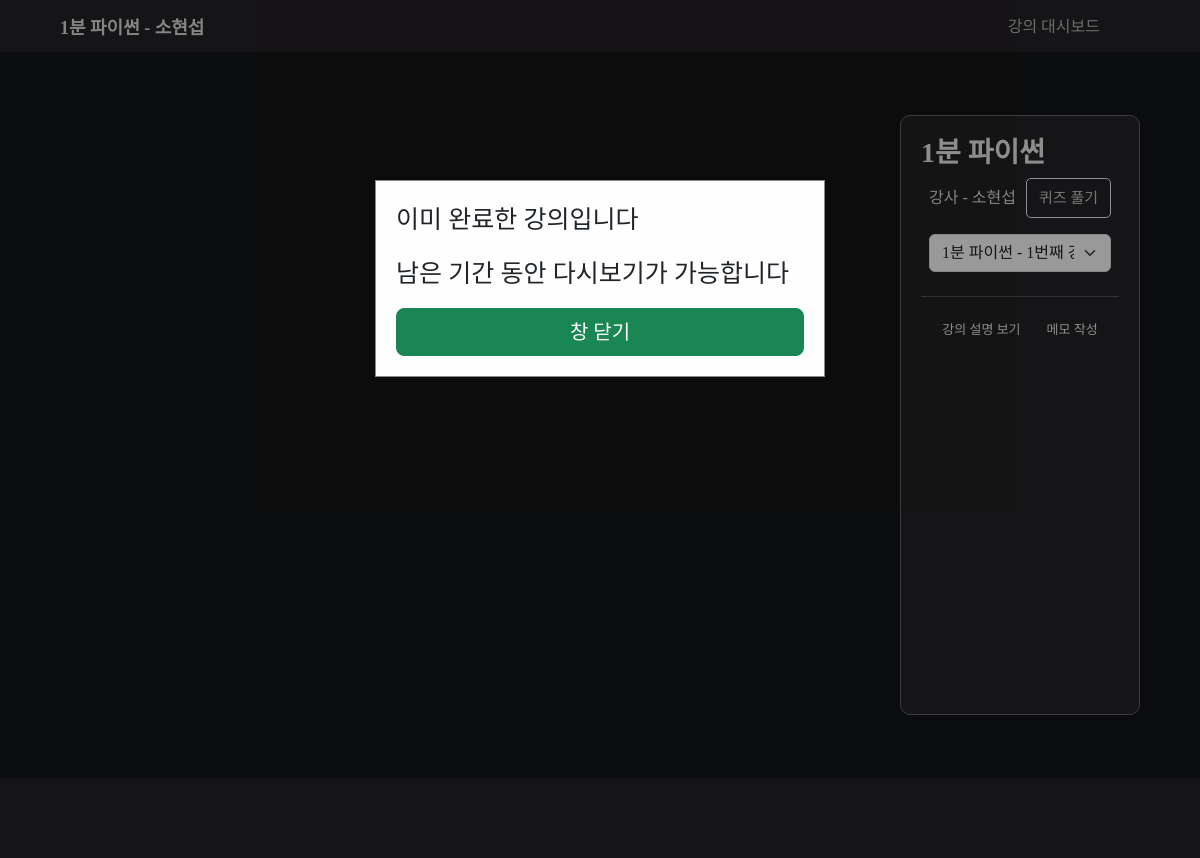
The page /course/1/video/ (signed in) on the database its author committed.
### courses/models.py (models this page shows, shortened)
class Course(models.Model):
    user = models.ForeignKey(settings.AUTH_USER_MODEL, on_delete=models.CASCADE)
    enrolment_users = models.ManyToManyField(settings.AUTH_USER_MODEL, related_name='enrolment_courses', blank=True)
    cart_users = models.ManyToManyField(settings.AUTH_USER_MODEL, related_name='cart_courses', blank=True)
    category = models.CharField(max_length=100)
    title = models.CharField(max_length=100)
    content = models.TextField()
    star = models.DecimalField(default=0, max_digits=5, decimal_places=1)
    price = models.IntegerField(default=0)
    discount_rate = models.IntegerField(default=0)
    discounted_price = models.IntegerField()
    def course_image_path(instance, filename):
        return f'courses/{instance.user.pk}/{filename}'
    image = ProcessedImageField(
        upload_to=course_image_path,
        processors=[ResizeToFill(473,308)],
        format='JPEG',
        options={'quality' : 100},
        blank=True,
        null=True,
    )
    expired_date = models.DateField()
    level_Choices = (('level1','입문'),('level2','초급'),('level3','중급이상'))
    level = models.CharField(max_length=20, choices=level_Choices)
    certificates = models.BooleanField()
    created_at = models.DateTimeField(auto_now_add=True)
    tags = TaggableManager()

class Url(models.Model):
    course = models.ForeignKey(Course, on_delete=models.CASCADE, related_name='urls')
    url = models.CharField(max_length=200)

### accounts/models.py (models this page shows, shortened)
class User(AbstractUser):
    followings = models.ManyToManyField('self', symmetrical=False, related_name='followers')
    position_Choices = (('tutor','강사'),('student','학생'))
    position = models.CharField(max_length=20, choices=position_Choices)
    def profile_image_path(instance, filename):
        return f'accounts/{instance.pk}/{filename}'
    image = ProcessedImageField(
        upload_to=profile_image_path,
        processors=[ResizeToFill(300,300)],
        format='JPEG',
        options={'quality' : 100},
        blank=True,
        null=True,
    )

### courses/views.py (the view)
# urls.py: path('course/<int:course_pk>/video/', views.video, name='video'),
@login_required
def video(request, course_pk):
    course = Course.objects.get(pk=course_pk)
    user = request.user
    if user in course.enrolment_users.all():
        quizzes = Quiz.objects.filter(course=course)
        all_quizzes_completed = all(
            StudentAnswer.objects.filter(qna__quiz=quiz, student=user).exists()
            for quiz in quizzes
        )
        urls = Url.objects.filter(course_id=course_pk)
        context = {
            "course": course,
            "all_quizzes_completed": all_quizzes_completed,
            "urls": urls,
        }
        return render(request, "courses/course_video.html", context)
    else:
        return redirect("courses:index")

### courses/templates/courses/course_video.html (shortened to what this page needs)
{% extends 'base.html' %}
{% load static %}
{% block content %}
<link rel="stylesheet" type="text/css" href="{% static 'courses/css/course_video.css' %}">
<header class='video-header d-flex justify-content-between'>
  <div>
    {{course.title}} - {{ course.user.last_name }}{{ course.user.first_name }}
  </div>
  <a class='video-header-back' href="{% url 'courses:detail' course.pk %}">
    강의 대시보드
  </a>
</header>
<div class="course py-5">
  <div class="course-video">
  </div>
  <div class="course-descriptions">
    <div>
      <h3 class='video-title'>{{ course.title }}</h3>
    </div>
    <div class="course-descriptions-quiz mb-2">
      <span class='ms-2'>강사 - {{ course.user.last_name }}{{ course.user.first_name }}</span>
      <button type="button" class="video-quiz-btn me-2" data-bs-toggle="modal" data-bs-target="#exampleModal">
        퀴즈 풀기
      </button>
    </div>
    <div class="course-video-list p-2">
      <select class="form-select" id="video-select" aria-label="동영상 선택">
        {% for url in urls %}
          <option value="{{ forloop.counter0 }}">{{ course.title }} - {{ forloop.counter }}번째 강의</option>
        {% endfor %}
      </select>
      {% for url in urls %}
        <iframe src={{ url.url }}
        class="course-video-url"
        title="{{ course.title }}"
        frameborder="0"
        allow="accelerometer; autoplay; clipboard-write; encrypted-media; gyroscope; picture-in-picture; web-share"
        allowfullscreen></iframe>
      {% endfor %}
    </div>
    <hr>
    <div class="course-btn pb-3">
      <button class="btn descriptions-btn">강의 설명 보기</button>
      <button class="btn textarea-btn">메모 작성</button>
    </div>
  </div>
</div>
<div id="myModal" class="modal2">
  <div class="modal-content">
    <span class="pb-3">이미 완료한 강의입니다</span>
    <span class="pb-3">남은 기간 동안 다시보기가 가능합니다</span>
    <button class="btn btn-success btn-lg" onclick="closeModal()">창 닫기</button>
  </div>
</div>
<footer class='video-footer'>
</footer>
{% endblock content %}

### static/courses/css/course_video.css (style rules this page uses)
.course { display: flex; align-items: center; justify-content: center; padding: 0; }
.course-video { width: 70%; }
.course-btn { display: flex; justify-content: center; }
.course-video-url { width: 100%; height: 75vh; }
.course-video-list iframe { display: none; }
.descriptions-btn { font-size: 13px; color: rgb(235 235 235); }
.textarea-btn { font-size: 13px; color: rgb(235 235 235); }
.course-descriptions { height: 75vh; width: 20%; margin: 15px; padding: 20px; border: 1px solid rgb(100 100 100); background-color: rgb(35 34 36); color: rgb(220 220 220); border-radius: 10px; box-shadow: 5px 5px 15px 0px rgba(0,0,0,0.1); }
.course-descriptions-quiz { display: flex; justify-content: space-between; align-items: center; }
.modal2 { display: none; position: fixed; z-index: 1; left: 0; top: 0; width: 100%; height: 100%; overflow: auto; background-color: rgba(0, 0, 0, 0.4); }
.modal-content { background-color: #fefefe; margin: 15% auto; padding: 20px; border: 1px solid #888; width: 450px; }
.modal-content > span { font-size: 25px; }
.video-title { font-weight: 600; color: rgb(235 235 235); }
body { background-color: rgb(20 21 23); }
.video-header { height: 52px; width: 100%; background-color: rgb(35 33 36); padding-top: 15px; }
.video-header div { color: rgb(220 220 220); font-size: 18px; font-weight: bold; margin-left: 60px; }
.video-footer { height: 80px; background-color: rgb(35 33 36); }
.video-quiz-btn { border: 1px solid rgb(240 240 240); border-radius: 5px; color: rgb(200 200 200); font-size: 15px; padding: 8px 12px; background-color: rgb(35 34 36); }
.video-header-back { font-size: 16px; color: rgb(180 180 180); text-decoration: none; margin-right: 100px; }

### rows shown on the page
Course: title "1분 파이썬", user.last_name "소", user.first_name "현섭"

### other values the page prints
form field value "1분 파이썬 - 1번째 강의"
